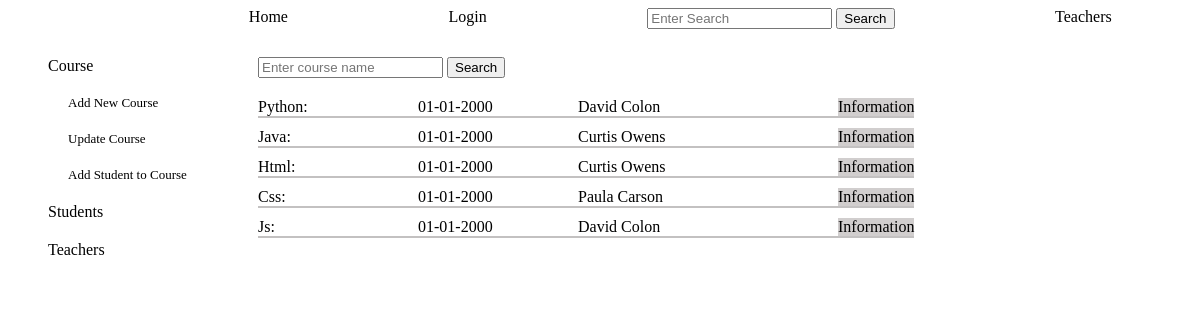
The app's page /admin_courses with its own data.
### tables this page shows
CREATE TABLE courses (
        id INTEGER PRIMARY KEY,
        name TEXT NOT NULL,
        description TEXT,
        teacher_id TEXT NOT NULL,
        start TEXT,
        day TEXT,
        time TEXT, 
        FOREIGN KEY (teacher_id) REFERENCES teachers (id)
        );

CREATE TABLE teachers (
        id INTEGER PRIMARY KEY,
        name TEXT NOT NULL,
        email TEXT NOT NULL UNIQUE,
        phone TEXT UNIQUE
        );

### app.py (the view, shortened to what this page needs)
@app.route('/admin_courses',methods=['GET', 'POST'])
def admin_courses(): # courses information and actions for admin
    log=check_log()
    info=chek_admin()
    form=['create']
    return render_template('admin_courses.html', log=log, info=info, course_dict='', course_attend='', attend_update='', attend_date_update='', form=form, courses_teachers=courses_teachers())

### app.py (called while the page is built)
def check_log(): #check if user is loged in or not
    log_result={}
    if "name" in session:
        link='/logout'
        log='Logout'
        log_result['link']=link
        log_result['log']=log
        return log_result
    else:
        link='/login'
        log='Login'
        log_result['link']=link
        log_result['log']=log
        return log_result

def chek_admin():
    if "role" in session:
        info={}
        if session['role']=='admin':
            info['id']=session['id']
            info['link']=f"/administrator/{session['id']}"
            info['word']='Administrator'
        if session['role']=='teacher':
            info['id']=session['id']
            info['link']=f"/teacher_profile/{session['id']}"
            info['word']=f"Welcome {crud.teacher_name(session['id'])}"
        if session['role']=='student':
            info['id']=session['id']
            info['link']=f"/student_profile/{session['id']}"
            info['word']=f"Welcome {crud.student_name(session['id'])}"
        return info

### crud.py (called while the page is built)
def read_all(table):
    return query(f"SELECT * FROM {table}")

### functions.py (called while the page is built)
def create_courses_objects(courses: list):
    courses_objects=[classes.Course(course[0], course[1], course[2], course[3], course[4], course[5], course[6] ) for course in courses]
    for c in courses_objects:
        c.start=f'{c.start[8:]}-{c.start[5:7]}-{c.start[0:4]}'
    return courses_objects

def create_teachers_objects(teachers: list):
    teachers_objects=[classes.Teacher(teacher[0], teacher[1], teacher[2], teacher[3]) for teacher in teachers]
    return teachers_objects

def courses_teachers():
    courses_teachers=[]
    for course in create_courses_objects(crud.read_all('courses')):
        for teacher in create_teachers_objects(crud.read_all('teachers')):
            if course.teacher_id==str(teacher.tid):
                course_teacher=classes.Course(course.tid, course.name, course.description, teacher.name, course.start, course.day, course.time)
                courses_teachers.append(course_teacher)
    return courses_teachers

### setup_db.py (called while the page is built)
def query(sql):
    with sqlite3.connect('students.db') as conn:
        cur=conn.cursor()
        cur.execute(sql)
        return cur.fetchall()

### templates/admin_courses.html (shortened to what this page needs)
{% include "admin_nav_courses.html" %}
    <div class="admin_courses_main">
        <div class="main_course_search">
            <div class="course_search">
                {% for f in form %}
                <form action="" method="POST">
                    <input type="text" name="search" placeholder="Enter course name">
                    <input type="submit" value="Search">
                </form>
                {% endfor %}
            </div>
            <div class="courses_list">
                {% for course in courses_teachers %}
                <div class="course_info">
                    <div class="course_name"> {{course.name}}:</div>
                    <div class="course_start">{{course.start}}</div>
                    <div class="course_teacher">{{course.teacher_id}}</div>
                    <a href="/course_info/{{course.tid}}">Information</a>
                </div>
                {% endfor %}
            </div>
        </div>
    </div>
    <div class="info_more_links">
    </div>
</div>

### static/style.css (style rules this page uses)
.info_more_links { display: flex; gap: 5px; grid-row: 1; grid-column: 2; height: 18px; margin-left: 320px; }
.admin_courses_main { grid-column: 2; grid-row: 2; display: flex; }
.main_course_search { display: flex; flex-direction: column; gap:20px; }
.courses_list { display: flex; flex-direction: column; gap:10px; }
.course_info { display: flex; gap: 10px; justify-content: left; border-bottom: solid; border-width: 2px; border-color: rgb(195, 193, 193); }
.course_info>a { text-decoration: none; color: black; background-color: rgb(209, 206, 206); }
.course_name { width: 150px; }
.course_start { width:150px ; }
.course_teacher { width: 250px; }

### records on screen
courses: name "Python"
teachers: teacher_id "David Colon" "David Colon"
courses: name "Java"
teachers: teacher_id "Curtis Owens" "Curtis Owens"
courses: name "Html"
courses: name "Css"
teachers: teacher_id "Paula Carson"
courses: name "Js"

### other values on screen
{{ log.log }} "Login"
{{ course.start }} "01-01-2000" "01-01-2000" "01-01-2000" "01-01-2000" "01-01-2000"
